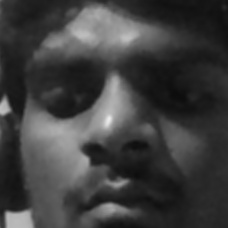
#> input picture myimage.jpg, 228 x 228 px, given in place of the camera
$ python capture.py
#> lines starting #> are read from the running program, lines starting #| are printed output that depends on the picture
#> further down, frame is the input picture: shape (228, 228, 3); min 12, max 236, mean 62.8
from tkinter.ttk import LabeledScale
import cv2
import numpy as np
import cv2
import os


face_cascade=cv2.CascadeClassifier('test1/cascades/data/haarcascade_frontalface_alt2.xml')
cap=cv2.VideoCapture(0)
def make_1080p():
    cap.set(3, 1920)
    cap.set(4, 1080)

def make_720p():
    cap.set(3, 1280)
    cap.set(4, 720)

def make_480p():
    cap.set(3, 640)
    cap.set(4, 480)

def change_res(width, height):
    cap.set(3, width)
    cap.set(4, height)

make_1080p()


def rescale_frame(frame, percent=75):
#> called with percent = 80
    width = int(frame.shape[1] * percent/ 100)
#> width = 182
    height = int(frame.shape[0] * percent/ 100)
#> height = 182
    dim = (width, height)
#> dim = (182, 182)
    return cv2.resize(frame, dim, interpolation =cv2.INTER_AREA)

i=1
while(True):

    ret,frame=cap.read()
    frame=rescale_frame(frame,percent=80)
    frame=cv2.flip(frame,1)
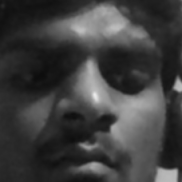
#> frame: shape (182, 182, 3); min 13, max 233, mean 62.8
    gray=cv2.cvtColor(frame,cv2.COLOR_BGR2GRAY)
    faces=face_cascade.detectMultiScale(image=gray,scaleFactor=1.2,minNeighbors=6)
#> faces = ()


    for(x1,y1,w1,h1) in faces:

        roi_gray=gray[y1-60:y1+h1+60 , x1-60:x1+w1+60]
        print(roi_gray)
        img_name="myimage{}.jpg".format(i)
        i+=1
        targetDir="C:/Users/dushu/Desktop/majorproject/test1/images/dushyanth/"
        cv2.imwrite(os.path.join(targetDir,img_name), roi_gray)
#> this loop made 0 passes
#> after the loop, i = 1


    cv2.imshow('frame',frame)

    if(i==100 or cv2.waitKey(20) & 0xFF ==  ord('q')):
#> (key q is pressed here)
        break


cap.release()
cv2.destroyAllWindows()
